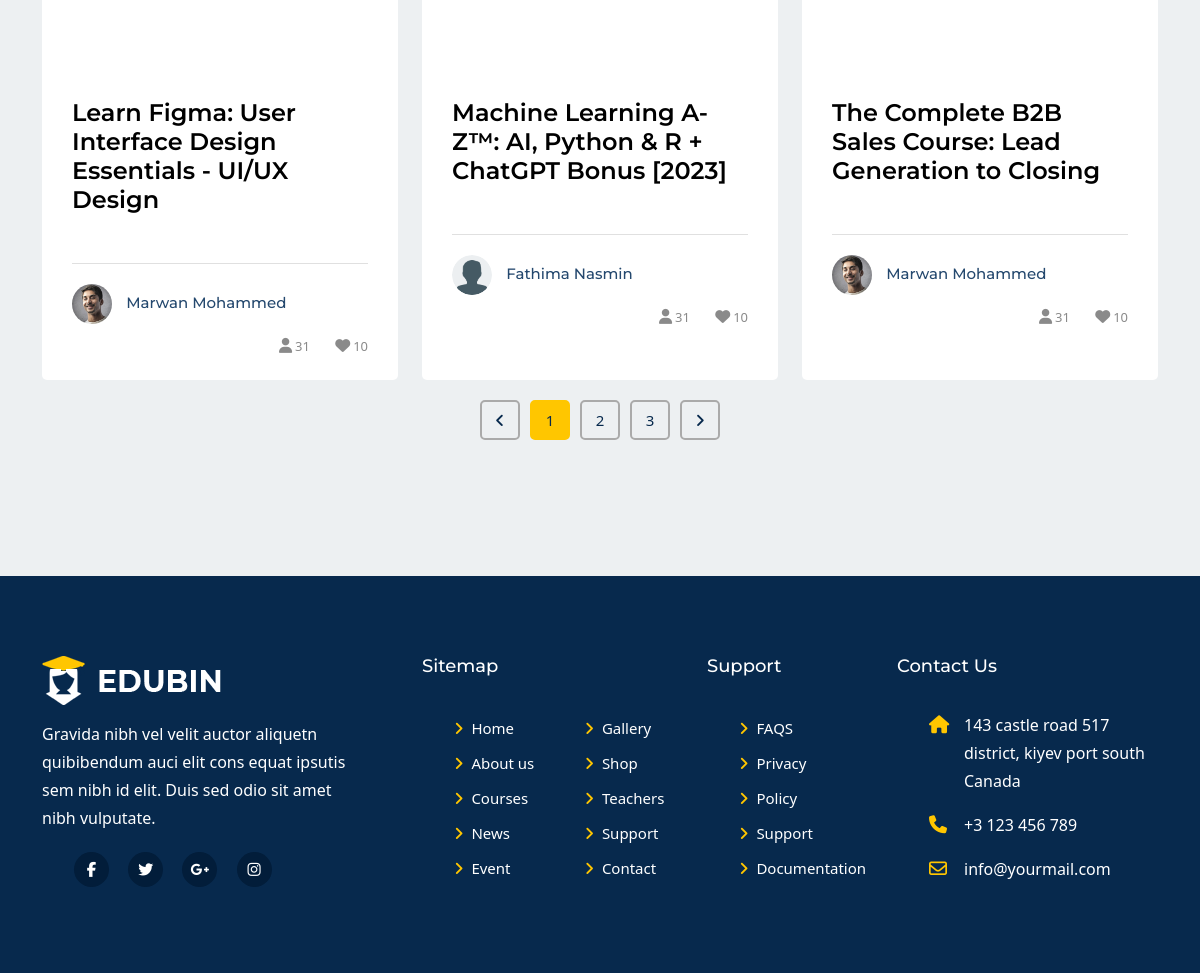
The page /user/my-course/ (signed in, lower part) on the database as committed earlier.
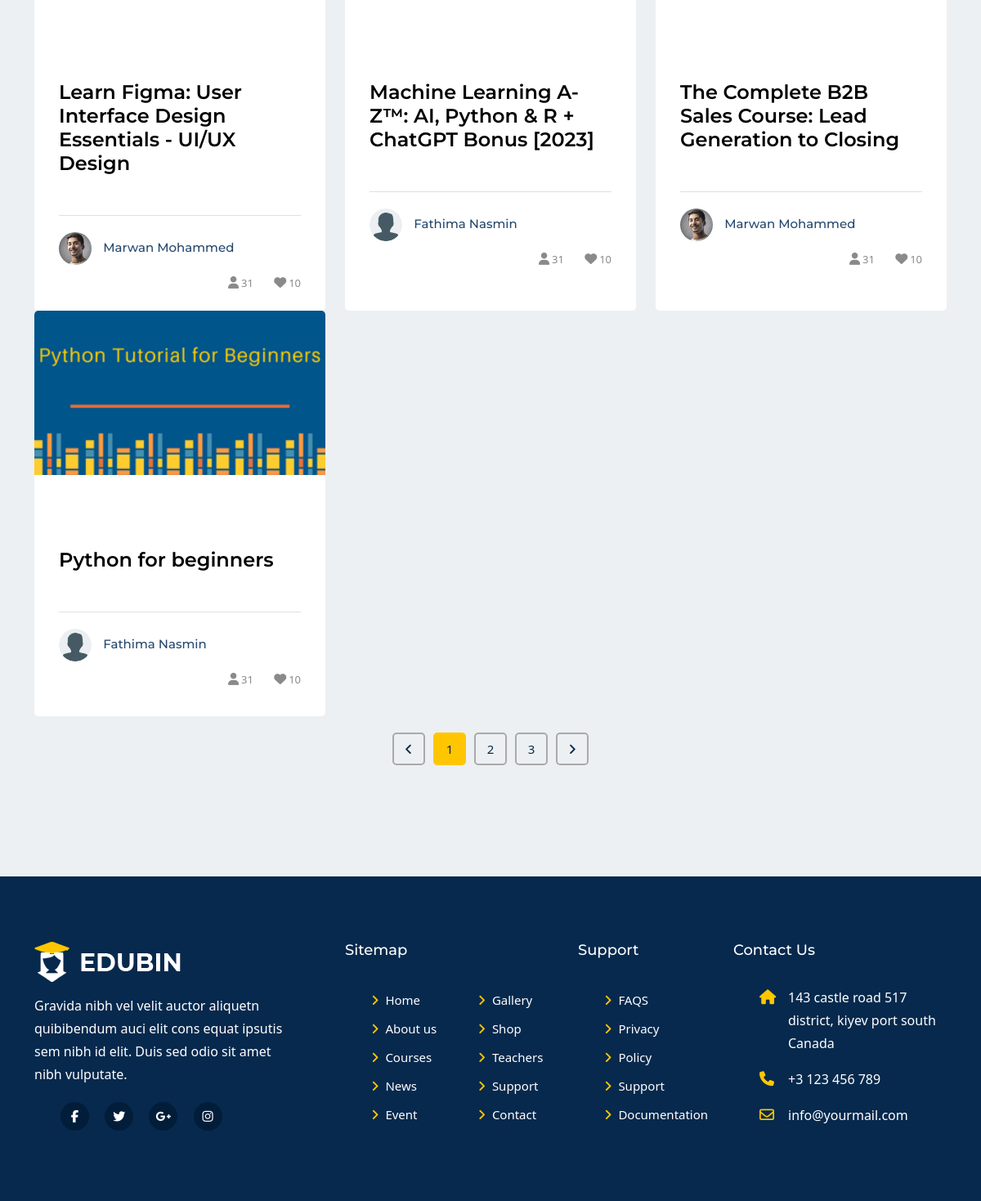
The same page on the database as committed later.
### user/models.py (models this page shows, shortened)
class EnrolledCourses(models.Model):
    course = models.ForeignKey(
        "lms_main.Course", on_delete=models.CASCADE)
    student = models.ForeignKey(
        Student, on_delete=models.CASCADE)
    def __str__(self):
        return f"Course Enrolled {self.course.title}-{self.student}"
    class Meta:
        unique_together = ('course', 'student')

class Instructor(models.Model):
    instructor = models.OneToOneField(
        User, on_delete=models.CASCADE, primary_key=True)
    profile_image = models.ImageField(
        null=True, blank=True, upload_to="profile_pictures/instructor/")
    about_me = models.TextField(null=True, blank=True)
    designation = models.CharField(null=True, blank=True, max_length=100)
    @property
    def profile_image_url(self):
        if self.profile_image and hasattr(self.profile_image, 'url'):
            return self.profile_image.url
        else:
            return "/static/images/profile/user.png"

class User(AbstractUser):
    username = models.CharField(_("Username"), max_length=150)
    email = models.EmailField(_("email address"), unique=True)
    USERNAME_FIELD = "email"
    REQUIRED_FIELDS = []
    objects = CustomUserManager()
    @property
    def full_name(self):
        return f"{self.first_name} {self.last_name}"

### lms_main/models.py (models this page shows, shortened)
class Course(models.Model):
    STATUS = (
        ('PUBLISH', 'PUBLISH'),
        ('DRAFT', 'DRAFT'),
    )
    title = models.CharField(max_length=300)
    description = models.TextField()
    created_at = models.DateField(auto_now_add=True)
    featured_image = models.ImageField(
        upload_to='course/featured_images/', null=True, blank=True)
    price = models.IntegerField(
        null=True, default=0, blank=True)
    discount = models.IntegerField(null=True, blank=True)
    slug = models.SlugField(unique=True, null=True,
                            blank=True, max_length=300)
    status = models.CharField(choices=STATUS, max_length=100, null=True)
    author = models.ForeignKey(user_model.Instructor, on_delete=models.CASCADE)
    category = models.ForeignKey(
        lms_main_model.Category, on_delete=models.CASCADE)
    level = models.ForeignKey(lms_main_model.Level, on_delete=models.CASCADE)

### user/views.py (the view)
# urls.py: path('my-course/', user_view.my_course, name='my-course'),
@login_required
def my_course(request):
    user = request.user
    my_courses = EnrolledCourses.objects.filter(student=user.student)
    context = {
        'my_courses': my_courses,
    }
    print(context)
    for course in my_courses:
        print(course)
    return render(request, 'user/my_course.html', context)

### user/context_processor.py (called while the page is built)
def common_context(request):
    context = {}
    categories = Category.objects.all()
    courses = Course.objects.filter(status='PUBLISH').all()
    context['categories'] = categories
    context['courses'] = courses
    return context

def student_cart_count(request):
    if request.path.startswith('/admin/'):
        return {}
    if request.path.startswith('/instructor/'):
        return {}
    if request.user.is_authenticated:
        no_of_items_cart = Cart.objects.filter(student=request.user.student).count()
        return {'count' : no_of_items_cart }
    return {}

### user/models.py (called while the page is built)
    def __str__(self):
        return f"Student {self.student.first_name}"

### user/templates/user/my_course.html (shortened to what this page needs)
{% extends 'lms_main/base.html' %}
{% load static %}
{% load course_tags %}
{% block main %}
<section id="courses-part" class="pt-120 pb-120 gray-bg">
    <div class="container">
        <div class="tab-content" id="myTabContent">
            <div class="tab-pane fade show active" id="courses-grid" role="tabpanel" aria-labelledby="courses-grid-tab">
                <div class="row">
                    {% for course in my_courses %}
                    <div class="col-lg-4 col-md-6">
                        <div class="singel-course mt-30" style="height: 100%;">
                            <div class="thum h-50">
                                <div class="image">
                                    <img src="{{ course.course.featured_image.url }}" alt="Course" class="h-100 object-fit-fill">
                                </div>
                            </div>
                            <div class="cont">
                                <a href="courses-singel.html">
                                    <h4>{{ course.course.title }}</h4>
                                </a>
                                <div class="course-teacher">
                                    <div class="thum">
                                        <a href="#"><img src="{{ course.course.author.profile_image_url }}" alt="teacher"></a>
                                    </div>
                                    <div class="name">
                                        <a href="#">
                                            <h6>{{ course.course.author.instructor.full_name }}</h6>
                                        </a>
                                    </div>
                                    <div class="admin">
                                        <ul>
                                            <li><a href="#"><i class="fa fa-user"></i><span>31</span></a></li>
                                            <li><a href="#"><i class="fa fa-heart"></i><span>10</span></a></li>
                                        </ul>
                                    </div>
                                </div>
                            </div>
                        </div>
                    </div>
                    {% endfor %}
                </div>
            </div>
        </div>
        <div class="row">
            <div class="col-lg-12">
                <nav class="courses-pagination mt-50">
                    <ul class="pagination justify-content-center">
                        <li class="page-item">
                            <a href="#" aria-label="Previous">
                                <i class="fa fa-angle-left"></i>
                            </a>
                        </li>
                        <li class="page-item"><a class="active" href="#">1</a></li>
                        <li class="page-item"><a href="#">2</a></li>
                        <li class="page-item"><a href="#">3</a></li>
                        <li class="page-item">
                            <a href="#" aria-label="Next">
                                <i class="fa fa-angle-right"></i>
                            </a>
                        </li>
                    </ul>
                </nav>
            </div>
        </div>
    </div>
</section>
{% include 'lms_main/components/footer.html' %}
{% endblock %}

Rows that differ between the two databases and show on the page:
added EnrolledCourses: course.featured_image (picture), course "Python for beginners", course.author.instructor.full_name "Fathima Nasmin"
